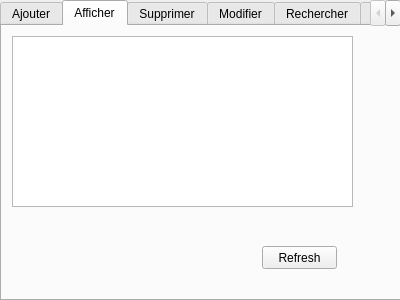
<?xml version="1.0" encoding="UTF-8"?>
<ui version="4.0">
 <class>bien</class>
 <widget class="QDialog" name="bien">
  <property name="geometry">
   <rect>
    <x>0</x>
    <y>0</y>
    <width>400</width>
    <height>300</height>
   </rect>
  </property>
  <property name="windowTitle">
   <string>Ajout employer</string>
  </property>
  <widget class="QTabWidget" name="tabWidget">
   <property name="geometry">
    <rect>
     <x>0</x>
     <y>0</y>
     <width>401</width>
     <height>301</height>
    </rect>
   </property>
   <property name="currentIndex">
    <number>1</number>
   </property>
   <widget class="QWidget" name="tab">
    <attribute name="title">
     <string>Ajouter</string>
    </attribute>
    <widget class="QLabel" name="label">
     <property name="geometry">
      <rect>
       <x>20</x>
       <y>20</y>
       <width>91</width>
       <height>16</height>
      </rect>
     </property>
     <property name="font">
      <font>
       <pointsize>12</pointsize>
       <weight>75</weight>
       <bold>true</bold>
      </font>
     </property>
     <property name="text">
      <string>Identifiant</string>
     </property>
    </widget>
    <widget class="QLabel" name="label_2">
     <property name="geometry">
      <rect>
       <x>20</x>
       <y>60</y>
       <width>47</width>
       <height>13</height>
      </rect>
     </property>
     <property name="font">
      <font>
       <pointsize>12</pointsize>
       <weight>75</weight>
       <bold>true</bold>
      </font>
     </property>
     <property name="text">
      <string>Nom</string>
     </property>
    </widget>
    <widget class="QLabel" name="label_3">
     <property name="geometry">
      <rect>
       <x>20</x>
       <y>100</y>
       <width>71</width>
       <height>16</height>
      </rect>
     </property>
     <property name="font">
      <font>
       <pointsize>12</pointsize>
       <weight>75</weight>
       <bold>true</bold>
      </font>
     </property>
     <property name="text">
      <string>Prénom</string>
     </property>
    </widget>
    <widget class="QLineEdit" name="lineEdit_id">
     <property name="geometry">
      <rect>
       <x>170</x>
       <y>20</y>
       <width>113</width>
       <height>20</height>
      </rect>
     </property>
    </widget>
    <widget class="QLineEdit" name="lineEdit_nom">
     <property name="geometry">
      <rect>
       <x>170</x>
       <y>60</y>
       <width>113</width>
       <height>20</height>
      </rect>
     </property>
    </widget>
    <widget class="QLineEdit" name="lineEdit_prenom">
     <property name="geometry">
      <rect>
       <x>170</x>
       <y>100</y>
       <width>113</width>
       <height>20</height>
      </rect>
     </property>
    </widget>
    <widget class="QPushButton" name="pb_ajouter">
     <property name="geometry">
      <rect>
       <x>304</x>
       <y>240</y>
       <width>81</width>
       <height>31</height>
      </rect>
     </property>
     <property name="font">
      <font>
       <pointsize>16</pointsize>
      </font>
     </property>
     <property name="text">
      <string>Ajouter</string>
     </property>
    </widget>
    <widget class="QLabel" name="label_5">
     <property name="geometry">
      <rect>
       <x>20</x>
       <y>130</y>
       <width>151</width>
       <height>20</height>
      </rect>
     </property>
     <property name="font">
      <font>
       <pointsize>12</pointsize>
       <weight>75</weight>
       <bold>true</bold>
      </font>
     </property>
     <property name="text">
      <string>date de naissance</string>
     </property>
    </widget>
    <widget class="QDateEdit" name="dateEdit">
     <property name="geometry">
      <rect>
       <x>170</x>
       <y>130</y>
       <width>111</width>
       <height>22</height>
      </rect>
     </property>
     <property name="font">
      <font>
       <pointsize>12</pointsize>
       <weight>50</weight>
       <bold>false</bold>
      </font>
     </property>
    </widget>
    <widget class="QLabel" name="label_6">
     <property name="geometry">
      <rect>
       <x>20</x>
       <y>170</y>
       <width>71</width>
       <height>16</height>
      </rect>
     </property>
     <property name="font">
      <font>
       <pointsize>12</pointsize>
       <weight>75</weight>
       <bold>true</bold>
      </font>
     </property>
     <property name="text">
      <string>Salaire</string>
     </property>
    </widget>
    <widget class="QLabel" name="label_7">
     <property name="geometry">
      <rect>
       <x>20</x>
       <y>200</y>
       <width>71</width>
       <height>16</height>
      </rect>
     </property>
     <property name="font">
      <font>
       <pointsize>12</pointsize>
       <weight>75</weight>
       <bold>true</bold>
      </font>
     </property>
     <property name="text">
      <string>Adresse</string>
     </property>
    </widget>
    <widget class="QLabel" name="label_8">
     <property name="geometry">
      <rect>
       <x>20</x>
       <y>230</y>
       <width>47</width>
       <height>13</height>
      </rect>
     </property>
     <property name="font">
      <font>
       <pointsize>12</pointsize>
       <weight>75</weight>
       <bold>true</bold>
      </font>
     </property>
     <property name="text">
      <string>Tache</string>
     </property>
    </widget>
    <widget class="QLineEdit" name="lineEdit_salaire">
     <property name="geometry">
      <rect>
       <x>170</x>
       <y>170</y>
       <width>113</width>
       <height>20</height>
      </rect>
     </property>
    </widget>
    <widget class="QLineEdit" name="lineEdit_adresse">
     <property name="geometry">
      <rect>
       <x>170</x>
       <y>200</y>
       <width>113</width>
       <height>20</height>
      </rect>
     </property>
    </widget>
    <widget class="QLineEdit" name="lineEdit_tache">
     <property name="geometry">
      <rect>
       <x>170</x>
       <y>230</y>
       <width>113</width>
       <height>20</height>
      </rect>
     </property>
    </widget>
    <widget class="QLabel" name="label_9">
     <property name="geometry">
      <rect>
       <x>-260</x>
       <y>0</y>
       <width>671</width>
       <height>361</height>
      </rect>
     </property>
     <property name="text">
      <string/>
     </property>
     <property name="pixmap">
      <pixmap>../../Desktop/Gestionnaire-du-personnel-Copier.jpg</pixmap>
     </property>
    </widget>
    <zorder>label_9</zorder>
    <zorder>label</zorder>
    <zorder>label_2</zorder>
    <zorder>label_3</zorder>
    <zorder>lineEdit_id</zorder>
    <zorder>lineEdit_nom</zorder>
    <zorder>lineEdit_prenom</zorder>
    <zorder>pb_ajouter</zorder>
    <zorder>label_5</zorder>
    <zorder>dateEdit</zorder>
    <zorder>label_6</zorder>
    <zorder>label_7</zorder>
    <zorder>label_8</zorder>
    <zorder>lineEdit_salaire</zorder>
    <zorder>lineEdit_adresse</zorder>
    <zorder>lineEdit_tache</zorder>
   </widget>
   <widget class="QWidget" name="tab_2">
    <attribute name="title">
     <string>Afficher</string>
    </attribute>
    <widget class="QTableView" name="tabpersonnels">
     <property name="geometry">
      <rect>
       <x>10</x>
       <y>10</y>
       <width>341</width>
       <height>171</height>
      </rect>
     </property>
    </widget>
    <widget class="QLabel" name="label_10">
     <property name="geometry">
      <rect>
       <x>-260</x>
       <y>0</y>
       <width>671</width>
       <height>361</height>
      </rect>
     </property>
     <property name="text">
      <string/>
     </property>
     <property name="pixmap">
      <pixmap>../../Desktop/Gestionnaire-du-personnel-Copier.jpg</pixmap>
     </property>
    </widget>
    <widget class="QPushButton" name="pushButton_2">
     <property name="geometry">
      <rect>
       <x>260</x>
       <y>220</y>
       <width>75</width>
       <height>23</height>
      </rect>
     </property>
     <property name="text">
      <string>Refresh</string>
     </property>
    </widget>
    <zorder>label_10</zorder>
    <zorder>tabpersonnels</zorder>
    <zorder>pushButton_2</zorder>
   </widget>
   <widget class="QWidget" name="tab_3">
    <attribute name="title">
     <string>Supprimer</string>
    </attribute>
    <widget class="QLineEdit" name="lineEdit_id_2">
     <property name="geometry">
      <rect>
       <x>170</x>
       <y>30</y>
       <width>113</width>
       <height>20</height>
      </rect>
     </property>
    </widget>
    <widget class="QLabel" name="label_4">
     <property name="geometry">
      <rect>
       <x>20</x>
       <y>30</y>
       <width>141</width>
       <height>31</height>
      </rect>
     </property>
     <property name="font">
      <font>
       <pointsize>18</pointsize>
       <weight>75</weight>
       <bold>true</bold>
      </font>
     </property>
     <property name="text">
      <string>Identifiant</string>
     </property>
    </widget>
    <widget class="QPushButton" name="pb_supprimer">
     <property name="geometry">
      <rect>
       <x>250</x>
       <y>140</y>
       <width>131</width>
       <height>31</height>
      </rect>
     </property>
     <property name="font">
      <font>
       <pointsize>16</pointsize>
       <weight>50</weight>
       <bold>false</bold>
      </font>
     </property>
     <property name="text">
      <string>Supprimer</string>
     </property>
    </widget>
    <widget class="QLabel" name="label_11">
     <property name="geometry">
      <rect>
       <x>-260</x>
       <y>0</y>
       <width>671</width>
       <height>361</height>
      </rect>
     </property>
     <property name="text">
      <string/>
     </property>
     <property name="pixmap">
      <pixmap>../../Desktop/Gestionnaire-du-personnel-Copier.jpg</pixmap>
     </property>
    </widget>
    <zorder>label_11</zorder>
    <zorder>lineEdit_id_2</zorder>
    <zorder>label_4</zorder>
    <zorder>pb_supprimer</zorder>
   </widget>
   <widget class="QWidget" name="tab_4">
    <attribute name="title">
     <string>Modifier</string>
    </attribute>
    <widget class="QLineEdit" name="lineEditsalaire">
     <property name="geometry">
      <rect>
       <x>110</x>
       <y>80</y>
       <width>113</width>
       <height>20</height>
      </rect>
     </property>
    </widget>
    <widget class="QLineEdit" name="lineEdittach">
     <property name="geometry">
      <rect>
       <x>110</x>
       <y>120</y>
       <width>113</width>
       <height>20</height>
      </rect>
     </property>
    </widget>
    <widget class="QLabel" name="label_12">
     <property name="geometry">
      <rect>
       <x>40</x>
       <y>40</y>
       <width>47</width>
       <height>13</height>
      </rect>
     </property>
     <property name="text">
      <string>ID </string>
     </property>
    </widget>
    <widget class="QLabel" name="label_13">
     <property name="geometry">
      <rect>
       <x>30</x>
       <y>80</y>
       <width>81</width>
       <height>16</height>
      </rect>
     </property>
     <property name="text">
      <string>Nouveau salaire</string>
     </property>
    </widget>
    <widget class="QLabel" name="label_14">
     <property name="geometry">
      <rect>
       <x>30</x>
       <y>120</y>
       <width>81</width>
       <height>16</height>
      </rect>
     </property>
     <property name="text">
      <string>Nouvelle tache</string>
     </property>
    </widget>
    <widget class="QPushButton" name="pushButton">
     <property name="geometry">
      <rect>
       <x>220</x>
       <y>220</y>
       <width>75</width>
       <height>23</height>
      </rect>
     </property>
     <property name="text">
      <string>Modifier</string>
     </property>
    </widget>
    <widget class="QLineEdit" name="lineEdit">
     <property name="geometry">
      <rect>
       <x>110</x>
       <y>40</y>
       <width>113</width>
       <height>20</height>
      </rect>
     </property>
    </widget>
   </widget>
   <widget class="QWidget" name="tab_5">
    <attribute name="title">
     <string>Rechercher</string>
    </attribute>
    <widget class="QLabel" name="label_15">
     <property name="geometry">
      <rect>
       <x>10</x>
       <y>20</y>
       <width>61</width>
       <height>16</height>
      </rect>
     </property>
     <property name="text">
      <string>ID</string>
     </property>
    </widget>
    <widget class="QLineEdit" name="lineEdit_4">
     <property name="geometry">
      <rect>
       <x>40</x>
       <y>20</y>
       <width>113</width>
       <height>20</height>
      </rect>
     </property>
    </widget>
    <widget class="QTableView" name="tableView">
     <property name="geometry">
      <rect>
       <x>35</x>
       <y>70</y>
       <width>351</width>
       <height>192</height>
      </rect>
     </property>
    </widget>
   </widget>
   <widget class="QWidget" name="tab_6">
    <attribute name="title">
     <string>gerer utilisateurs</string>
    </attribute>
    <widget class="QTabWidget" name="tabWidget_2">
     <property name="geometry">
      <rect>
       <x>-4</x>
       <y>-1</y>
       <width>401</width>
       <height>271</height>
      </rect>
     </property>
     <property name="currentIndex">
      <number>4</number>
     </property>
     <widget class="QWidget" name="tab_7">
      <attribute name="title">
       <string>Ajouter</string>
      </attribute>
      <widget class="QLabel" name="label_18">
       <property name="geometry">
        <rect>
         <x>40</x>
         <y>40</y>
         <width>91</width>
         <height>16</height>
        </rect>
       </property>
       <property name="font">
        <font>
         <pointsize>12</pointsize>
         <weight>75</weight>
         <bold>true</bold>
        </font>
       </property>
       <property name="text">
        <string>Identifiant</string>
       </property>
      </widget>
      <widget class="QLabel" name="label_19">
       <property name="geometry">
        <rect>
         <x>40</x>
         <y>80</y>
         <width>47</width>
         <height>13</height>
        </rect>
       </property>
       <property name="font">
        <font>
         <pointsize>12</pointsize>
         <weight>75</weight>
         <bold>true</bold>
        </font>
       </property>
       <property name="text">
        <string>Nom</string>
       </property>
      </widget>
      <widget class="QLabel" name="label_20">
       <property name="geometry">
        <rect>
         <x>40</x>
         <y>120</y>
         <width>71</width>
         <height>16</height>
        </rect>
       </property>
       <property name="font">
        <font>
         <pointsize>12</pointsize>
         <weight>75</weight>
         <bold>true</bold>
        </font>
       </property>
       <property name="text">
        <string>Prenom</string>
       </property>
      </widget>
      <widget class="QLabel" name="label_21">
       <property name="geometry">
        <rect>
         <x>40</x>
         <y>160</y>
         <width>47</width>
         <height>13</height>
        </rect>
       </property>
       <property name="font">
        <font>
         <pointsize>12</pointsize>
         <weight>75</weight>
         <bold>true</bold>
        </font>
       </property>
       <property name="text">
        <string>MDP</string>
       </property>
      </widget>
      <widget class="QLineEdit" name="lineEditIDUSER">
       <property name="geometry">
        <rect>
         <x>180</x>
         <y>40</y>
         <width>113</width>
         <height>20</height>
        </rect>
       </property>
      </widget>
      <widget class="QLineEdit" name="lineEditNOMUSER">
       <property name="geometry">
        <rect>
         <x>180</x>
         <y>80</y>
         <width>113</width>
         <height>20</height>
        </rect>
       </property>
      </widget>
      <widget class="QLineEdit" name="lineEditPRENOMUSER">
       <property name="geometry">
        <rect>
         <x>180</x>
         <y>120</y>
         <width>113</width>
         <height>20</height>
        </rect>
       </property>
      </widget>
      <widget class="QLineEdit" name="lineEditMDPUSER">
       <property name="geometry">
        <rect>
         <x>180</x>
         <y>160</y>
         <width>113</width>
         <height>20</height>
        </rect>
       </property>
      </widget>
      <widget class="QPushButton" name="pushButton_5">
       <property name="geometry">
        <rect>
         <x>240</x>
         <y>210</y>
         <width>75</width>
         <height>23</height>
        </rect>
       </property>
       <property name="text">
        <string>Ajouter</string>
       </property>
      </widget>
     </widget>
     <widget class="QWidget" name="tab_8">
      <attribute name="title">
       <string>Afficher</string>
      </attribute>
      <widget class="QTableView" name="tableViewUTILISATEURS">
       <property name="geometry">
        <rect>
         <x>10</x>
         <y>0</y>
         <width>381</width>
         <height>192</height>
        </rect>
       </property>
      </widget>
      <widget class="QPushButton" name="pushButton_3">
       <property name="geometry">
        <rect>
         <x>290</x>
         <y>210</y>
         <width>75</width>
         <height>23</height>
        </rect>
       </property>
       <property name="text">
        <string>Refresh</string>
       </property>
      </widget>
     </widget>
     <widget class="QWidget" name="tab_9">
      <attribute name="title">
       <string>Supprimer</string>
      </attribute>
      <widget class="QLabel" name="label_22">
       <property name="geometry">
        <rect>
         <x>50</x>
         <y>40</y>
         <width>91</width>
         <height>16</height>
        </rect>
       </property>
       <property name="font">
        <font>
         <pointsize>12</pointsize>
         <weight>75</weight>
         <bold>true</bold>
        </font>
       </property>
       <property name="text">
        <string>Identifiant</string>
       </property>
      </widget>
      <widget class="QLineEdit" name="lineEditIDUSERSS">
       <property name="geometry">
        <rect>
         <x>180</x>
         <y>40</y>
         <width>113</width>
         <height>20</height>
        </rect>
       </property>
      </widget>
      <widget class="QPushButton" name="pushButton_4">
       <property name="geometry">
        <rect>
         <x>260</x>
         <y>180</y>
         <width>75</width>
         <height>23</height>
        </rect>
       </property>
       <property name="text">
        <string>Supprimer</string>
       </property>
      </widget>
     </widget>
     <widget class="QWidget" name="tab_10">
      <attribute name="title">
       <string>Modifier</string>
      </attribute>
      <widget class="QLineEdit" name="lineEditIDUSERMM">
       <property name="geometry">
        <rect>
         <x>170</x>
         <y>40</y>
         <width>113</width>
         <height>20</height>
        </rect>
       </property>
      </widget>
      <widget class="QLineEdit" name="lineEditMDPMM">
       <property name="geometry">
        <rect>
         <x>170</x>
         <y>100</y>
         <width>113</width>
         <height>20</height>
        </rect>
       </property>
      </widget>
      <widget class="QLabel" name="label_23">
       <property name="geometry">
        <rect>
         <x>110</x>
         <y>40</y>
         <width>47</width>
         <height>13</height>
        </rect>
       </property>
       <property name="font">
        <font>
         <pointsize>12</pointsize>
         <weight>75</weight>
         <bold>true</bold>
        </font>
       </property>
       <property name="text">
        <string>ID</string>
       </property>
      </widget>
      <widget class="QLabel" name="label_24">
       <property name="geometry">
        <rect>
         <x>30</x>
         <y>100</y>
         <width>121</width>
         <height>20</height>
        </rect>
       </property>
       <property name="font">
        <font>
         <pointsize>12</pointsize>
         <weight>75</weight>
         <bold>true</bold>
        </font>
       </property>
       <property name="text">
        <string>Nouvelle mdp</string>
       </property>
      </widget>
      <widget class="QPushButton" name="pushButton_6">
       <property name="geometry">
        <rect>
         <x>200</x>
         <y>180</y>
         <width>75</width>
         <height>23</height>
        </rect>
       </property>
       <property name="text">
        <string>Modifier</string>
       </property>
      </widget>
     </widget>
     <widget class="QWidget" name="tab_11">
      <attribute name="title">
       <string>Rechercher</string>
      </attribute>
      <widget class="QLabel" name="label_25">
       <property name="geometry">
        <rect>
         <x>50</x>
         <y>30</y>
         <width>47</width>
         <height>13</height>
        </rect>
       </property>
       <property name="font">
        <font>
         <pointsize>12</pointsize>
         <weight>75</weight>
         <bold>true</bold>
        </font>
       </property>
       <property name="text">
        <string>ID</string>
       </property>
      </widget>
      <widget class="QLineEdit" name="lineEdit_2">
       <property name="geometry">
        <rect>
         <x>100</x>
         <y>30</y>
         <width>113</width>
         <height>20</height>
        </rect>
       </property>
      </widget>
      <widget class="QTableView" name="tableView_2">
       <property name="geometry">
        <rect>
         <x>10</x>
         <y>61</y>
         <width>381</width>
         <height>181</height>
        </rect>
       </property>
      </widget>
     </widget>
    </widget>
   </widget>
  </widget>
 </widget>
 <resources/>
 <connections/>
</ui>
